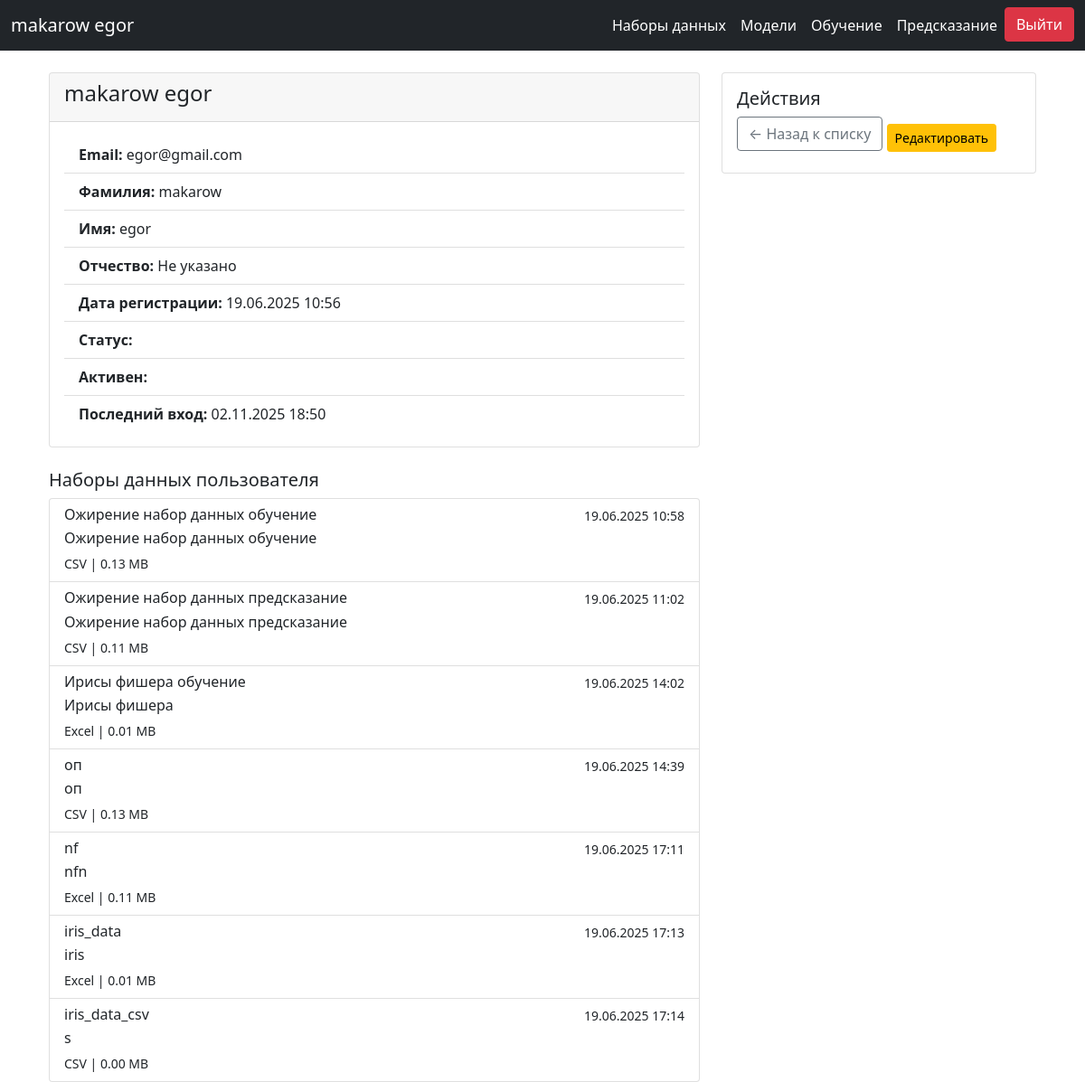
Page /user_detail/1/ (signed in) on the committed database.
### accounts/models.py (models this page shows, shortened)
class CustomUser(AbstractBaseUser, PermissionsMixin):
    first_name = models.CharField('first name', max_length=30)
    last_name = models.CharField('last name', max_length=30)
    patronymic = models.CharField('patronymic', max_length=30, blank=True)
    email = models.EmailField('email address', unique=True)
    is_active = models.BooleanField('active', default=True)
    is_staff = models.BooleanField('staff status', default=False)
    is_superuser = models.BooleanField('superuser status', default=False)
    date_joined = models.DateTimeField('date joined', default=timezone.now)
    USERNAME_FIELD = 'email'
    REQUIRED_FIELDS = ['first_name', 'last_name']
    objects = CustomUserManager()
    def get_full_name(self):
        return f"{self.last_name} {self.first_name} {self.patronymic}".strip()

### datasets/models.py (models this page shows, shortened)
class DataFile(models.Model):
    FILE_TYPES = (
        ('CSV', 'CSV'),
        ('XLSX', 'Excel'),
    )
    user = models.ForeignKey(
        settings.AUTH_USER_MODEL,
        on_delete=models.CASCADE,
        related_name='datasets',
        default=1
    )
    title = models.CharField(max_length=255, verbose_name="Название набора")
    description = models.TextField(verbose_name="Описание", blank=True)
    file = models.FileField(upload_to='datasets/', verbose_name="Файл данных")
    file_type = models.CharField(max_length=5, choices=FILE_TYPES, verbose_name="Тип файла")
    file_size = models.PositiveIntegerField(verbose_name="Размер файла (байт)")
    upload_date = models.DateTimeField(auto_now_add=True, verbose_name="Дата загрузки")
    class Meta:
        verbose_name = "Файл данных"
        verbose_name_plural = "Файлы данных"
    def get_file_size_mb(self):
        return f"{self.file_size / (1024 * 1024):.2f} MB"
    def get_absolute_url(self):
        return reverse('dataset_detail', args=[str(self.id)])

### accounts/views.py (the view)
# urls.py: path('user_detail/<int:pk>/', account_views.user_detail, name='user_detail'),
def user_detail(request, pk):
    user = get_object_or_404(CustomUser, pk=pk)
    return render(request, 'user_detail.html', {'custom_user': user})

### accounts/templates/user_detail.html
{% extends "base.html" %}
{% block content %}
<div class="container">
    <div class="row">
        <div class="col-md-8">
            <div class="card">
                <div class="card-header">
                    <h4>{{ custom_user.get_full_name }}</h4>
                </div>
                <div class="card-body">
                    <ul class="list-group list-group-flush">
                        <li class="list-group-item">
                            <strong>Email:</strong> {{ custom_user.email }}
                        </li>
                        <li class="list-group-item">
                            <strong>Фамилия:</strong> {{ custom_user.last_name }}
                        </li>
                        <li class="list-group-item">
                            <strong>Имя:</strong> {{ custom_user.first_name }}
                        </li>
                        <li class="list-group-item">
                            <strong>Отчество:</strong> {{ custom_user.patronymic|default:"Не указано" }}
                        </li>
                        <li class="list-group-item">
                            <strong>Дата регистрации:</strong> {{ custom_user.date_joined|date:"d.m.Y H:i" }}
                        </li>
                        <li class="list-group-item">
                            <strong>Статус:</strong>
                            {% if custom_user.is_superuser %}
                                <span class="badge badge-danger">Администратор</span>
                            {% elif custom_user.is_staff %}
                                <span class="badge badge-warning">Персонал</span>
                            {% else %}
                                <span class="badge badge-success">Пользователь</span>
                            {% endif %}
                        </li>
                        <li class="list-group-item">
                            <strong>Активен:</strong>
                            {% if custom_user.is_active %}
                                <span class="badge badge-success">Да</span>
                            {% else %}
                                <span class="badge badge-secondary">Нет</span>
                            {% endif %}
                        </li>
                        <li class="list-group-item">
                            <strong>Последний вход:</strong>
                            {% if custom_user.last_login %}
                                {{ custom_user.last_login|date:"d.m.Y H:i" }}
                            {% else %}
                                Никогда
                            {% endif %}
                        </li>
                    </ul>
                </div>
            </div>
            {% if user.is_staff and custom_user.datasets.all %}
            <div class="mt-4">
                <h5>Наборы данных пользователя</h5>
                <div class="list-group">
                    {% for dataset in custom_user.datasets.all %}
                    <a href="{{ dataset.get_absolute_url }}" class="list-group-item list-group-item-action">
                        <div class="d-flex w-100 justify-content-between">
                            <h6 class="mb-1">{{ dataset.title }}</h6>
                            <small>{{ dataset.upload_date|date:"d.m.Y H:i" }}</small>
                        </div>
                        <p class="mb-1">{{ dataset.description|truncatechars:60 }}</p>
                        <small>{{ dataset.get_file_type_display }} | {{ dataset.get_file_size_mb }}</small>
                    </a>
                    {% endfor %}
                </div>
            </div>
            {% endif %}
        </div>
        <div class="col-md-4">
            <div class="card">
                <div class="card-body">
                    <h5 class="card-title">Действия</h5>
                    <a href="{% url 'user_list' %}" class="btn btn-outline-secondary btn-block mb-2">
                        ← Назад к списку
                    </a>
                    {% if request.user.is_staff %}
                    <a href="{% url 'edit_user' user.id %}" class="btn btn-warning btn-sm">
                        Редактировать
                    </a>
                    {% endif %}
                </div>
            </div>
        </div>
    </div>
</div>
{% endblock %}

### datasets/templates/base.html (shortened to what this page needs)
<!DOCTYPE html>
<html lang="ru">
<head>
    <link href="https://cdn.jsdelivr.net/npm/bootstrap@5.1.3/dist/css/bootstrap.min.css" rel="stylesheet">
</head>
<body>
    <header class="bg-dark text-white">
        <nav class="navbar navbar-expand-lg navbar-dark bg-dark">
            <div class="container-fluid">
                {% if user.is_authenticated %}
                    <a class="navbar-brand text-white" href="{% url 'dataset_list' %}">
                        {{ user.get_full_name|default:user.email }}
                    </a>
                {% else %}
                    <a class="navbar-brand text-white" href="{% url 'dataset_list' %}">DataSets Manager</a>
                {% endif %}
                <div class="collapse navbar-collapse" id="navbarNav">
                    <ul class="navbar-nav ms-auto">
                        <li class="nav-item">
                            <a class="nav-link text-white" href="{% url 'dataset_list' %}">Наборы данных</a>
                        </li>
                        <li class="nav-item">
                            <a class="nav-link text-white" href="{% url 'model_list' %}">Модели</a>
                        </li>
                        <li class="nav-item">
                            <a class="nav-link text-white" href="{% url 'session_list' %}">Обучение</a>
                        </li>
                        <li class="nav-item">
                            <a class="nav-link text-white" href="{% url 'predict_sessions_list' %}">Предсказание</a>
                        </li>
                        {% if user.is_authenticated %}
                            <li class="nav-item">
                                <a href="{% url 'logout' %}" class="btn btn-danger btn-block">
                                    Выйти
                                </a>
                            </li>
                        {% endif %}
                    </ul>
                </div>
            </div>
        </nav>
    </header>
    <div class="container mt-4">
        {% block content %}{% endblock %}
    </div>
</body>
</html>

### rows in the picture
CustomUser: get_full_name "makarow egor", email "egor@gmail.com", last_name "makarow", first_name "egor", patronymic "Не указано", date_joined "19.06.2025 10:56", last_login "02.11.2025 18:50"
DataFile: title "Ожирение набор данных обучение", upload_date "19.06.2025 10:58", description "Ожирение набор данных обучение", file_type "CSV", get_file_size_mb "0.13 MB"
DataFile: title "Ожирение набор данных предсказание", upload_date "19.06.2025 11:02", description "Ожирение набор данных предсказание", file_type "CSV", get_file_size_mb "0.11 MB"
DataFile: title "Ирисы фишера обучение", upload_date "19.06.2025 14:02", description "Ирисы фишера", file_type "Excel", get_file_size_mb "0.01 MB"
DataFile: title "оп", upload_date "19.06.2025 14:39", description "оп", file_type "CSV", get_file_size_mb "0.13 MB"
DataFile: title "nf", upload_date "19.06.2025 17:11", description "nfn", file_type "Excel", get_file_size_mb "0.11 MB"
DataFile: title "iris_data", upload_date "19.06.2025 17:13", description "iris", file_type "Excel", get_file_size_mb "0.01 MB"
DataFile: title "iris_data_csv", upload_date "19.06.2025 17:14", description "s", file_type "CSV", get_file_size_mb "0.00 MB"
